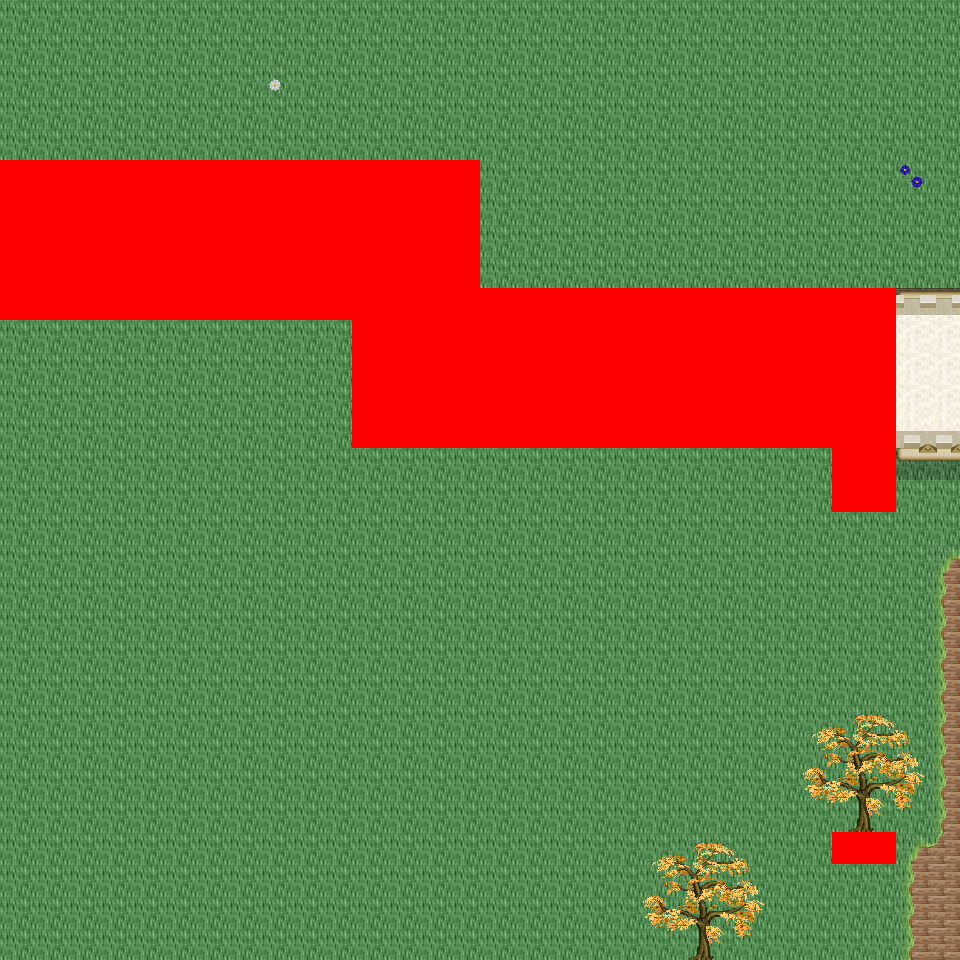

A level layout from a 2D game, rendered from its tile map. Below: a short description, then the map file with tile-grid data replaced by summaries:
An orthogonal 30x30 tile map with 32x32 px tiles, 6 tile layers (Ground, Object, Object2, Above, ...), 54 tilesets and 4 objects (4x mapExit).

<map version="1.0" orientation="orthogonal" renderorder="right-down" width="30" height="30" tilewidth="32" tileheight="32" nextobjectid="5">
  <tileset firstgid="1" name="tileset_logic_collision" tilewidth="32" tileheight="32" tilecount="1" columns="1">
    <image source="../drawable/tileset_logic_collision.png" width="32" height="32" />
  </tileset>
  <tileset firstgid="2" name="tileset_ground_ground" tilewidth="32" tileheight="32" tilecount="33" columns="3">
    <image source="../drawable/tileset_ground_ground.png" width="96" height="352" />
  </tileset>
  <tileset firstgid="35" name="tileset_building_castle" tilewidth="32" tileheight="32" tilecount="320" columns="20">
    <image source="../drawable/tileset_building_castle.png" width="640" height="512" />
  </tileset>
  <tileset firstgid="355" name="tileset_item_weapon_cannon" tilewidth="32" tileheight="32" tilecount="12" columns="3">
    <image source="../drawable/tileset_item_weapon_cannon.png" width="96" height="128" />
  </tileset>
  <tileset firstgid="367" name="tileset_item_pot_barrels_1" tilewidth="32" tileheight="32" tilecount="8" columns="4">
    <image source="../drawable/tileset_item_pot_barrels_1.png" width="128" height="64" />
  </tileset>
  <tileset firstgid="375" name="tileset_building_door_door" tilewidth="32" tileheight="32" tilecount="6" columns="3">
    <image source="../drawable/tileset_building_door_door.png" width="96" height="64" />
  </tileset>
  <tileset firstgid="381" name="tileset_building_door_closed" tilewidth="32" tileheight="32" tilecount="1" columns="1">
    <image source="../drawable/tileset_building_door_closed.png" width="32" height="32" />
  </tileset>
  <tileset firstgid="382" name="tileset_building_window_window_centered" tilewidth="32" tileheight="32" tilecount="1" columns="1">
    <image source="../drawable/tileset_building_window_window_centered.png" width="32" height="32" />
  </tileset>
  <tileset firstgid="383" name="tileset_building_decoration_chimney_big" tilewidth="32" tileheight="32" tilecount="2" columns="1">
    <image source="../drawable/tileset_building_decoration_chimney_big.png" width="32" height="64" />
  </tileset>
  <tileset firstgid="385" name="tileset_ground_grass_edges" tilewidth="32" tileheight="32" tilecount="36" columns="12">
    <image source="../drawable/tileset_ground_grass_edges.png" width="384" height="96" />
  </tileset>
  <tileset firstgid="421" name="tileset_ground_grass_corners" tilewidth="32" tileheight="32" tilecount="24" columns="6">
    <image source="../drawable/tileset_ground_grass_corners.png" width="192" height="128" />
  </tileset>
  <tileset firstgid="445" name="tileset_plant_tree_fall_trees" tilewidth="32" tileheight="32" tilecount="40" columns="8">
    <image source="../drawable/tileset_plant_tree_fall_trees.png" width="256" height="160" />
  </tileset>
  <tileset firstgid="485" name="tileset_plant_tree_locust_tree" tilewidth="32" tileheight="32" tilecount="20" columns="4">
    <image source="../drawable/tileset_plant_tree_locust_tree.png" width="128" height="160" />
  </tileset>
  <tileset firstgid="505" name="tileset_furniture_chair_bench_white" tilewidth="32" tileheight="32" tilecount="8" columns="2">
    <image source="../drawable/tileset_furniture_chair_bench_white.png" width="64" height="128" />
  </tileset>
  <tileset firstgid="513" name="tileset_plant_flower_daisy_blue" tilewidth="32" tileheight="32" tilecount="8" columns="2">
    <image source="../drawable/tileset_plant_flower_daisy_blue.png" width="64" height="128" />
  </tileset>
  <tileset firstgid="521" name="tileset_plant_flower_daisy_red" tilewidth="32" tileheight="32" tilecount="8" columns="2">
    <image source="../drawable/tileset_plant_flower_daisy_red.png" width="64" height="128" />
  </tileset>
  <tileset firstgid="529" name="tileset_plant_flower_daisy_white" tilewidth="32" tileheight="32" tilecount="8" columns="2">
    <image source="../drawable/tileset_plant_flower_daisy_white.png" width="64" height="128" />
  </tileset>
  <tileset firstgid="537" name="tileset_plant_flower_daisy_yellow" tilewidth="32" tileheight="32" tilecount="8" columns="2">
    <image source="../drawable/tileset_plant_flower_daisy_yellow.png" width="64" height="128" />
  </tileset>
  <tileset firstgid="545" name="tileset_plant_flower_flower_bed_1" tilewidth="32" tileheight="32" tilecount="35" columns="7">
    <image source="../drawable/tileset_plant_flower_flower_bed_1.png" width="224" height="160" />
  </tileset>
  <tileset firstgid="580" name="tileset_plant_flower_planted_containers" tilewidth="32" tileheight="32" tilecount="16" columns="4">
    <image source="../drawable/tileset_plant_flower_planted_containers.png" width="128" height="128" />
  </tileset>
  <tileset firstgid="596" name="tileset_item_pot_pot_grey" tilewidth="32" tileheight="32" tilecount="1" columns="1">
    <image source="../drawable/tileset_item_pot_pot_grey.png" width="32" height="32" />
  </tileset>
  <tileset firstgid="597" name="tileset_item_pot_pot_burgundy" tilewidth="32" tileheight="32" tilecount="1" columns="1">
    <image source="../drawable/tileset_item_pot_pot_burgundy.png" width="32" height="32" />
  </tileset>
  <tileset firstgid="598" name="tileset_building_decoration_chimney" tilewidth="32" tileheight="32" tilecount="2" columns="1">
    <image source="../drawable/tileset_building_decoration_chimney.png" width="32" height="64" />
  </tileset>
  <tileset firstgid="600" name="tileset_furniture_light_lamp_blue" tilewidth="32" tileheight="32" tilecount="3" columns="1">
    <image source="../drawable/tileset_furniture_light_lamp_blue.png" width="32" height="96" />
  </tileset>
  <tileset firstgid="603" name="tileset_light_dim_light_7x5" tilewidth="32" tileheight="32" tilecount="35" columns="7">
    <image source="../drawable/tileset_light_dim_light_7x5.png" width="224" height="160" />
  </tileset>
  <tileset firstgid="638" name="tileset_logic_protection" tilewidth="32" tileheight="32" tilecount="2" columns="2">
    <image source="../drawable/tileset_logic_protection.png" width="64" height="32" />
  </tileset>
  <tileset firstgid="640" name="tileset_furniture_table_bazaar_table_1" tilewidth="32" tileheight="32" tilecount="4" columns="2">
    <image source="../drawable/tileset_furniture_table_bazaar_table_1.png" width="64" height="64" />
  </tileset>
  <tileset firstgid="644" name="tileset_furniture_table_bazaar_table_2" tilewidth="32" tileheight="32" tilecount="6" columns="2">
    <image source="../drawable/tileset_furniture_table_bazaar_table_2.png" width="64" height="96" />
  </tileset>
  <tileset firstgid="650" name="tileset_furniture_table_bazaar_table_3" tilewidth="32" tileheight="32" tilecount="6" columns="2">
    <image source="../drawable/tileset_furniture_table_bazaar_table_3.png" width="64" height="96" />
  </tileset>
  <tileset firstgid="656" name="tileset_furniture_table_bazaar_table_4" tilewidth="32" tileheight="32" tilecount="6" columns="2">
    <image source="../drawable/tileset_furniture_table_bazaar_table_4.png" width="64" height="96" />
  </tileset>
  <tileset firstgid="662" name="tileset_furniture_table_bazaar_table_5" tilewidth="32" tileheight="32" tilecount="6" columns="2">
    <image source="../drawable/tileset_furniture_table_bazaar_table_5.png" width="64" height="96" />
  </tileset>
  <tileset firstgid="668" name="tileset_furniture_table_flowers_on_bench2" tilewidth="32" tileheight="32" tilecount="6" columns="3">
    <image source="../drawable/tileset_furniture_table_flowers_on_bench2.png" width="96" height="64" />
  </tileset>
  <tileset firstgid="674" name="tileset_furniture_table_flowers_on_benches" tilewidth="32" tileheight="32" tilecount="10" columns="2">
    <image source="../drawable/tileset_furniture_table_flowers_on_benches.png" width="64" height="160" />
  </tileset>
  <tileset firstgid="684" name="tileset_furniture_table_vendors_table" tilewidth="32" tileheight="32" tilecount="35" columns="7">
    <image source="../drawable/tileset_furniture_table_vendors_table.png" width="224" height="160" />
  </tileset>
  <tileset firstgid="719" name="tileset_item_drink_bottles_and_cups" tilewidth="32" tileheight="32" tilecount="16" columns="4">
    <image source="../drawable/tileset_item_drink_bottles_and_cups.png" width="128" height="128" />
  </tileset>
  <tileset firstgid="735" name="tileset_item_drink_beers_and_flasks" tilewidth="32" tileheight="32" tilecount="12" columns="4">
    <image source="../drawable/tileset_item_drink_beers_and_flasks.png" width="128" height="96" />
  </tileset>
  <tileset firstgid="747" name="tileset_item_drink_casks" tilewidth="32" tileheight="32" tilecount="4" columns="2">
    <image source="../drawable/tileset_item_drink_casks.png" width="64" height="64" />
  </tileset>
  <tileset firstgid="751" name="tileset_item_food_meals_1" tilewidth="32" tileheight="32" tilecount="2" columns="2">
    <image source="../drawable/tileset_item_food_meals_1.png" width="64" height="32" />
  </tileset>
  <tileset firstgid="753" name="tileset_item_food_rustic_meals" tilewidth="32" tileheight="32" tilecount="2" columns="2">
    <image source="../drawable/tileset_item_food_rustic_meals.png" width="64" height="32" />
  </tileset>
  <tileset firstgid="755" name="tileset_item_household_food_preparation_2" tilewidth="32" tileheight="32" tilecount="4" columns="2">
    <image source="../drawable/tileset_item_household_food_preparation_2.png" width="64" height="64" />
  </tileset>
  <tileset firstgid="759" name="tileset_item_pot_barrels_2" tilewidth="32" tileheight="32" tilecount="8" columns="4">
    <image source="../drawable/tileset_item_pot_barrels_2.png" width="128" height="64" />
  </tileset>
  <tileset firstgid="767" name="tileset_item_drink_olive_oil_vinegar" tilewidth="32" tileheight="32" tilecount="4" columns="2">
    <image source="../drawable/tileset_item_drink_olive_oil_vinegar.png" width="64" height="64" />
  </tileset>
  <tileset firstgid="771" name="tileset_ground_ground_3" tilewidth="32" tileheight="32" tilecount="5" columns="5">
    <image source="../drawable/tileset_ground_ground_3.png" width="160" height="32" />
  </tileset>
  <tileset firstgid="776" name="tileset_building_decoration_banner" tilewidth="32" tileheight="32" tilecount="12" columns="1">
    <image source="../drawable/tileset_building_decoration_banner.png" width="32" height="384" />
  </tileset>
  <tileset firstgid="788" name="tileset_building_cottage" tilewidth="32" tileheight="32" tilecount="256" columns="16">
    <image source="../drawable/tileset_building_cottage.png" width="512" height="512" />
  </tileset>
  <tileset firstgid="1044" name="tileset_building_roof_thatched_roof" tilewidth="32" tileheight="32" tilecount="256" columns="16">
    <image source="../drawable/tileset_building_roof_thatched_roof.png" width="512" height="512" />
  </tileset>
  <tileset firstgid="1300" name="tileset_building_door_doors" tilewidth="32" tileheight="32" tilecount="256" columns="16">
    <image source="../drawable/tileset_building_door_doors.png" width="512" height="512" />
  </tileset>
  <tileset firstgid="1556" name="tileset_building_window_windows" tilewidth="32" tileheight="32" tilecount="256" columns="16">
    <image source="../drawable/tileset_building_window_windows.png" width="512" height="512" />
  </tileset>
  <tileset firstgid="1812" name="tileset_logic_portal" tilewidth="32" tileheight="32" tilecount="24" columns="8">
    <image source="../drawable/tileset_logic_portal.png" width="256" height="96" />
  </tileset>
  <tileset firstgid="1836" name="tileset_plant_bush_leafy" tilewidth="32" tileheight="32" tilecount="48" columns="8">
    <image source="../drawable/tileset_plant_bush_leafy.png" width="256" height="192" />
  </tileset>
  <tileset firstgid="1884" name="tileset_plant_bushes_and_trees" tilewidth="32" tileheight="32" tilecount="144" columns="16">
    <image source="../drawable/tileset_plant_bushes_and_trees.png" width="512" height="289" />
  </tileset>
  <tileset firstgid="2028" name="tileset_plant_bush_berried" tilewidth="32" tileheight="32" tilecount="60" columns="5">
    <image source="../drawable/tileset_plant_bush_berried.png" width="160" height="384" />
  </tileset>
  <tileset firstgid="2088" name="tileset_plant_bush_fern" tilewidth="32" tileheight="32" tilecount="32" columns="8">
    <image source="../drawable/tileset_plant_bush_fern.png" width="256" height="128" />
  </tileset>
  <tileset firstgid="2120" name="tileset_plant_bush_bush_pinks" tilewidth="32" tileheight="32" tilecount="4" columns="2">
    <image source="../drawable/tileset_plant_bush_bush_pinks.png" width="64" height="64" />
  </tileset>
  <layer name="Ground" width="30" height="30">
    <data>[900 cells, 892 non-empty, 9 distinct tile ids]</data>
  </layer>
  <layer name="Object" width="30" height="30">
    <data>[900 cells, 86 non-empty, 19 distinct tile ids]</data>
  </layer>
  <layer name="Object2" width="30" height="30">
    <data>[900 cells, 8 non-empty, 8 distinct tile ids]</data>
  </layer>
  <layer name="Above" width="30" height="30">
    <data>[900 cells, 44 non-empty, 23 distinct tile ids]</data>
  </layer>
  <layer name="Above2" width="30" height="30">
    <data>[900 cells, 0 non-empty, 0 distinct tile ids]</data>
  </layer>
  <layer name="Walkable" width="30" height="30">
    <data>[900 cells, 162 non-empty, 1 distinct tile ids]</data>
  </layer>
  <objectgroup name="MapEvents">
    <object id="1" name="south" type="mapExit" x="0" y="928" width="960" height="32">
      <properties>
        <property name="map" value="level_0_x35_y43" />
        <property name="x" value="0" />
        <property name="y" value="1" />
      </properties>
    </object>
    <object id="2" name="west" type="mapExit" x="0" y="0" width="32" height="160">
      <properties>
        <property name="map" value="level_0_x34_y42" />
        <property name="x" value="28" />
        <property name="y" value="0" />
      </properties>
    </object>
    <object id="3" name="west2" type="mapExit" x="0" y="320" width="32" height="640">
      <properties>
        <property name="map" value="level_0_x34_y42" />
        <property name="x" value="28" />
        <property name="y" value="10" />
      </properties>
    </object>
    <object id="4" name="east" type="mapExit" x="928" y="0" width="32" height="960">
      <properties>
        <property name="map" value="level_0_x36_y42" />
        <property name="x" value="1" />
        <property name="y" value="0" />
      </properties>
    </object>
  </objectgroup>
</map>
